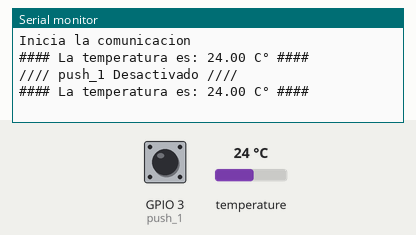
Recording of a sketch running on a simulated ESP32. On the bench: the last lines printed to the serial monitor. The inputs (shaded band) are chosen by the test bench; at power-on: temperature 24 °C, GPIO 3 (push_1) LOW.

Above: at 7.5 s.
7.6 s: temperature set to 12 °C
At 12.1 s:
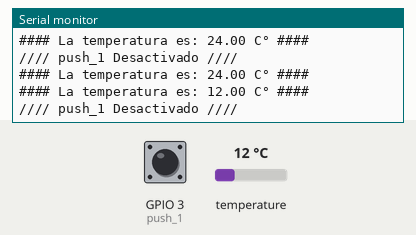
12.2 s: temperature set to 19 °C
At 13.5 s:
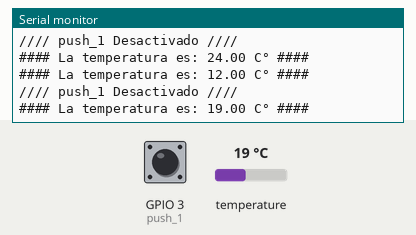
16.8 s: GPIO 3 (push_1) pulled HIGH for 3 s
At 18.6 s:
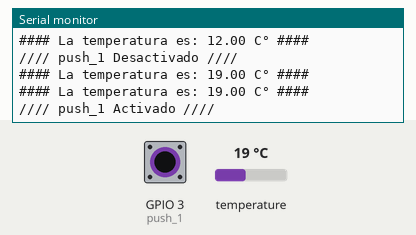
Timing chart, 0 to 20.1 s (numbered marks = the images above; inputs shaded):
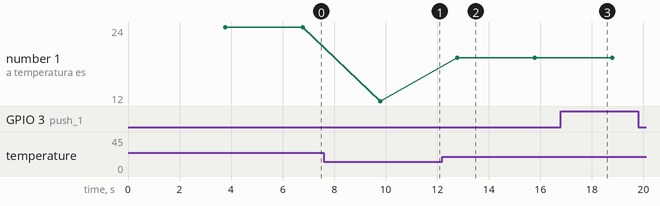

Measured:
- after the input at 7.6 s, the serial monitor: prints a new line after 2.2 s (image 1)
- after the input at 12.2 s, the serial monitor: prints a new line after 0.58 s (image 2)
- after the input at 16.8 s, the serial monitor: prints a new line after 1.2 s (image 3)
- plotted number 1: 24 → 12 after the input at 7.6 s, 12 → 19 after the input at 12.2 s

The sketch:

Sensor_de_temperatura_ejercicio_2.ino
```cpp
/*
 * Fundacion Kinal
 * Centro educativo tecnico laboral Kinal
 * Perito en electonica
 * Quinto perito
 * EB5AM
 * Taller de electronica digital y reparacion de computadoras
 * Nombre: Roberto Antonio Monterroso Aguilar
 * Carne: 2019507
*/

//librerias a utilizar
#include <OneWire.h>
#include <DallasTemperature.h>
#include <Ticker.h>

//directivas de preprocesador
#define push_1 3

//Variables
volatile static bool estado;

//Funciones a usar
void isrTemp(void);
void isrBoton(void);

//Constructores
OneWire ourWire(2); //Se establece el pin 2 para usar la libreria onewire
DallasTemperature sensorCR7(&ourWire); //Se declara un objeto para que detecte el sensor
Ticker accionTemp(isrTemp, 3000);
Ticker accionBoton(isrBoton, 6000);

void setup()
{
  Serial.begin(19200);//inicia la comunicacion serial
  pinMode(push_1, INPUT);//define el pin a utilizar
  sensorCR7.begin();//se le da inicio a la comunicacion del sensor
  accionTemp.start();
  accionBoton.start();
  Serial.println("Inicia la comunicacion");
}

void loop()
  {
   accionTemp.update();
   accionBoton.update();
  }

void isrTemp(void)
  {
  sensorCR7.requestTemperatures();   //Se envía el comando para leer la temperatura
  float temp= sensorCR7.getTempCByIndex(0); //Se obtiene la temperatura en ºC
  Serial.print("#### ");
  Serial.print("La temperatura es: ");
  Serial.print(temp);
  Serial.print(" C°");
  Serial.println(" ####");
  }

void isrBoton(void)
  {
  estado = digitalRead(push_1);
  if(estado == HIGH){
    Serial.println("//// push_1 Activado ////");
    }
  if(estado == LOW){
    Serial.println("//// push_1 Desactivado ////");
    }
  }
```
